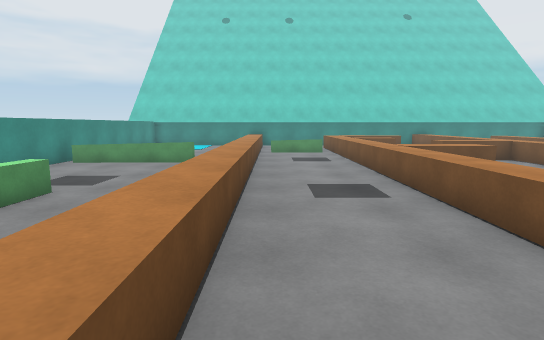
view 1 (above)

19 first-person views from a walk through a 3-D level made in the Unity game engine. The camera is 1.5 m above the floor, tilts 8° down and sees 80° across. The floor is counted in squares, 1 m on a side. Each view is taken from the middle of a square. On the plan, view 1 faces up. The plan holds only what a view shows up to about 15 squares ahead; the rest is blank. The place goes on beyond the plan. The player character is not drawn.

view 2
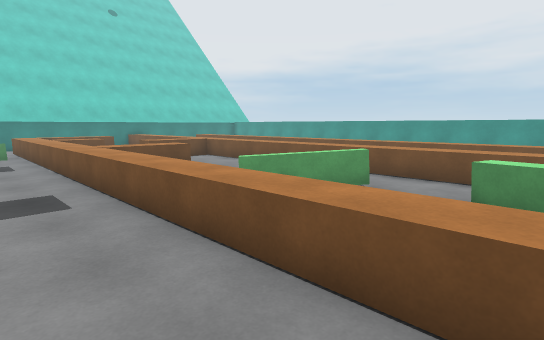

view 3
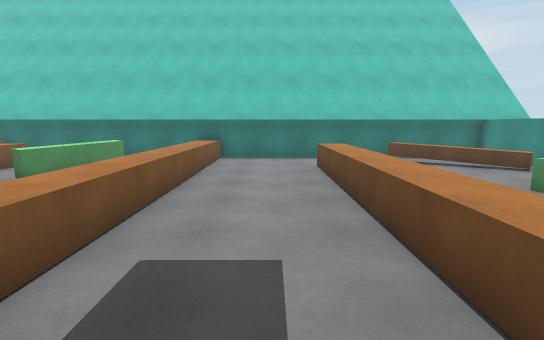

view 4
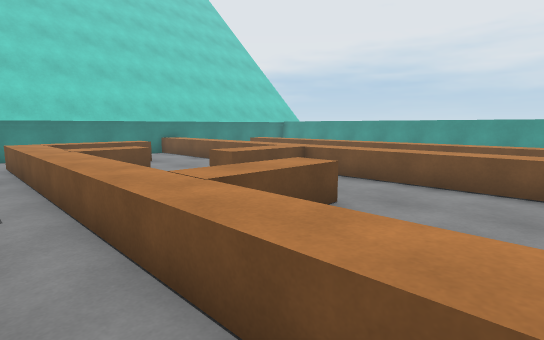

view 5
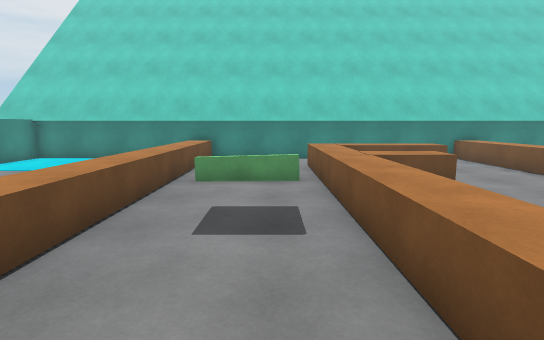

view 6
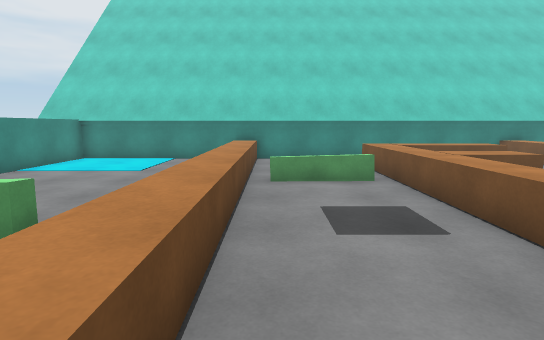

view 7
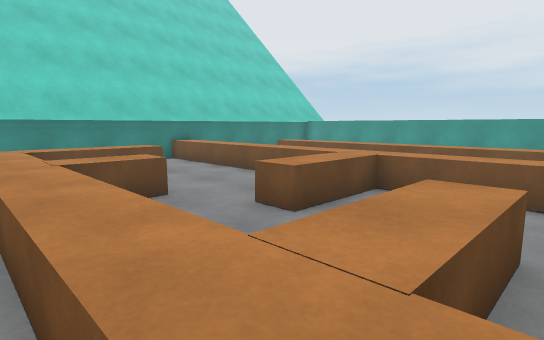

view 8
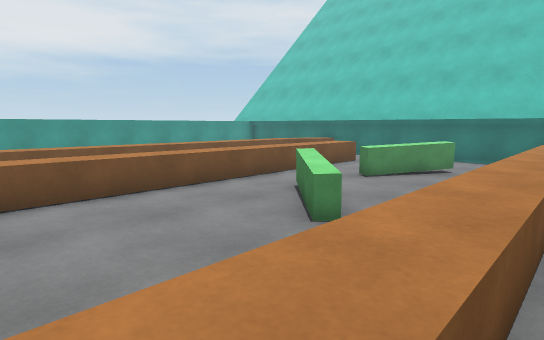

view 9
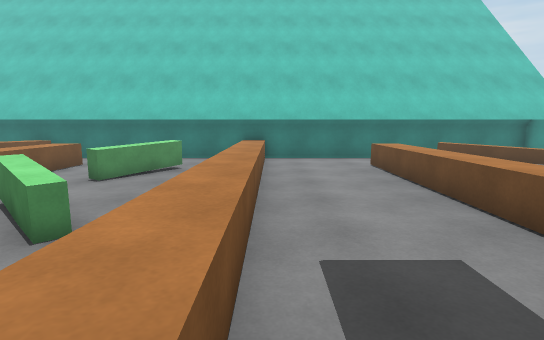

view 10
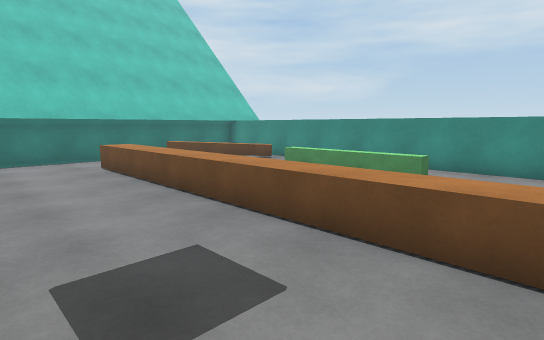

view 11
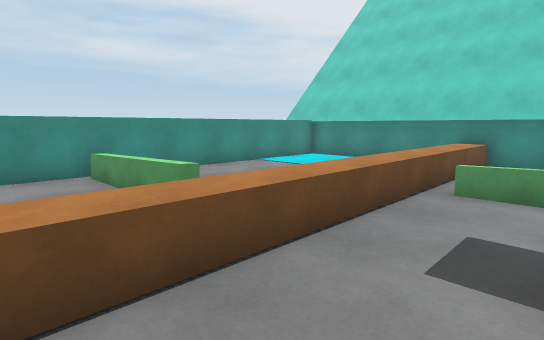

view 12
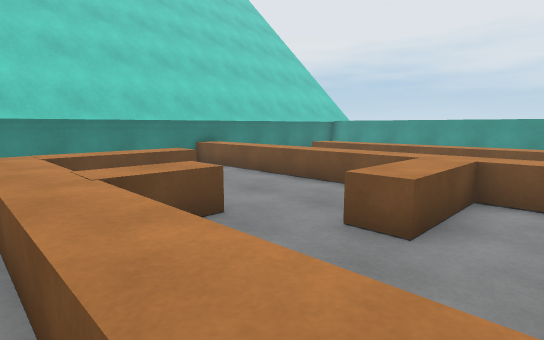

view 13
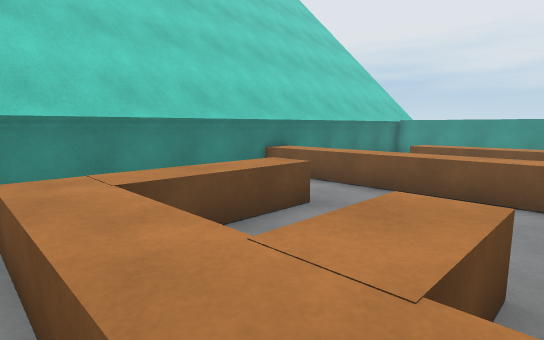

view 14
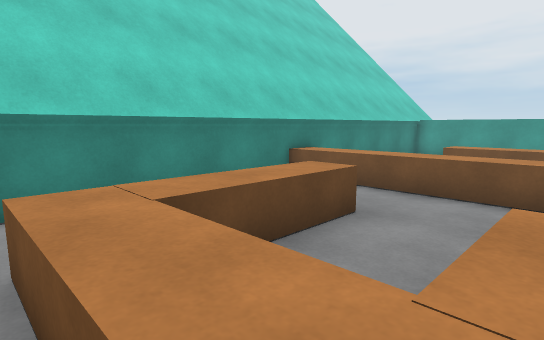

view 15
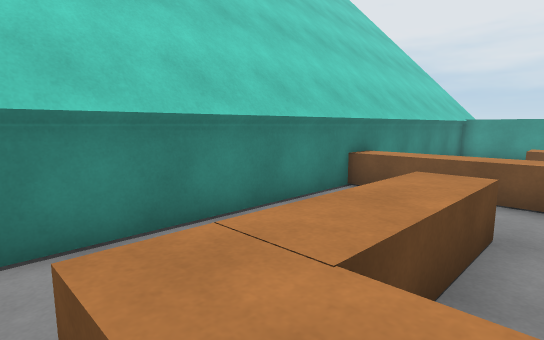

view 16
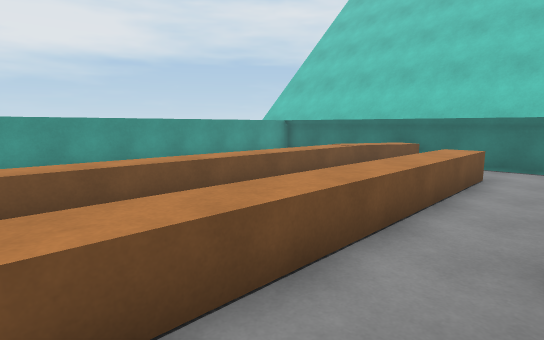

view 17
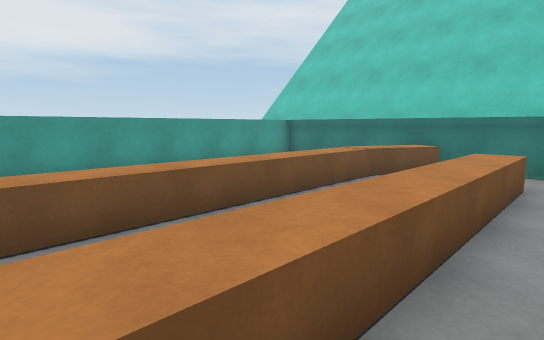

view 18
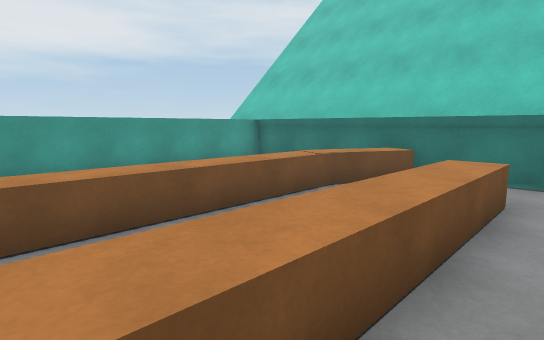

view 19
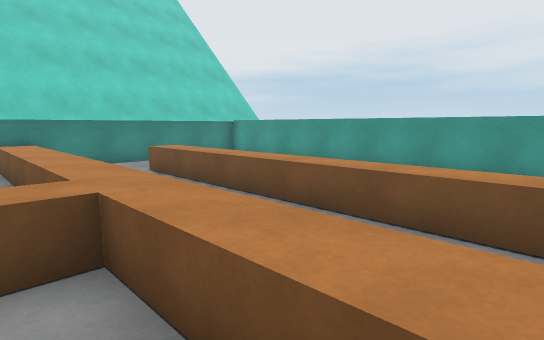

### Floor plan
Key: @ floor where view 1 was taken; # wall or solid block; . floor; = window, fence, low wall or low ledge; ^ raised ledge; B orange block.
Columns run from 9 left of view 1 to 20 right of it. Each row starts with its distance up from view 1.
 24 ##############################
 23 #.......^..........==........#
 22 #.....  ^.  ..    .^^  .     #
 21 #.....  ^.  .^^^^..^^  .     #
 20 #.....  ^.  .^^^^^.^^  ^     #
 19 #..... .^.  .^ ....^^ .^     #
 18 #..... .^^^^.^ ....^^ .^     #
 17 #..... .^....BBB...^^ .^     #
 16 #..... .^....^ ....^^ .^.    #
 15 #  ... .^....^ ....^^ .^.    #
 14 #    . .^....^ .^^^^^ .^.    #
 13 #^^^^^=.^....^ ....^^ .^.    #
 12 #..... .^....^ ....^^ .^.    #
 11 #..... .^....^^^^..^^ .^.    #
 10 #..... .^....^.....^^ .^     #
  9 #..... .^....^ ....^^  ^     #
  8 #..... .^....^ ....^^  ^     #
  7 #.. ^. .^....^ ....^^ .^.    #
  6 #.  ^. .^....^ ^...^^ .^.    #
  5 #   ^. .^....^ .^..^^ .^.    #
  4 #   ^. .^....^ ..^.^^ .^.    #
  3 #   ^  .^....^ ....^^ .^.    #
  2 #  ..  .^....^ ....^^ .^.    #
  1 #  ..  .^....^ .^^.^^ .^.    #
  0 #....  .^@...^ .^ .^^ .^.    #
 -1 #.^..   ^....^ ^^ .^^ .^.    #
 -2 # .^^   ^....^ .  .^^ .^     #
 -3 #  .^^  .....^ .  ..  ^^     #
 -4 #............^........^......#
 -5 ##############################

Positions as (right, up) in squares from view 1, and headings:
1: (0, 0), facing up
2: (1, 0), facing up-right
3: (1, 10), facing down
4: (2, 7), facing up-right
5: (2, 9), facing up
6: (0, 9), facing up
7: (3, 10), facing up-right
8: (3, 10), facing down-right
9: (3, 10), facing down
10: (3, 10), facing down-left
11: (2, 10), facing up-left
12: (3, 12), facing up-right
13: (3, 16), facing up-right
14: (3, 17), facing up-right
15: (3, 19), facing up-right
16: (8, 8), facing down-right
17: (9, 7), facing down-right
18: (9, 5), facing down-right
19: (9, 10), facing up-right
